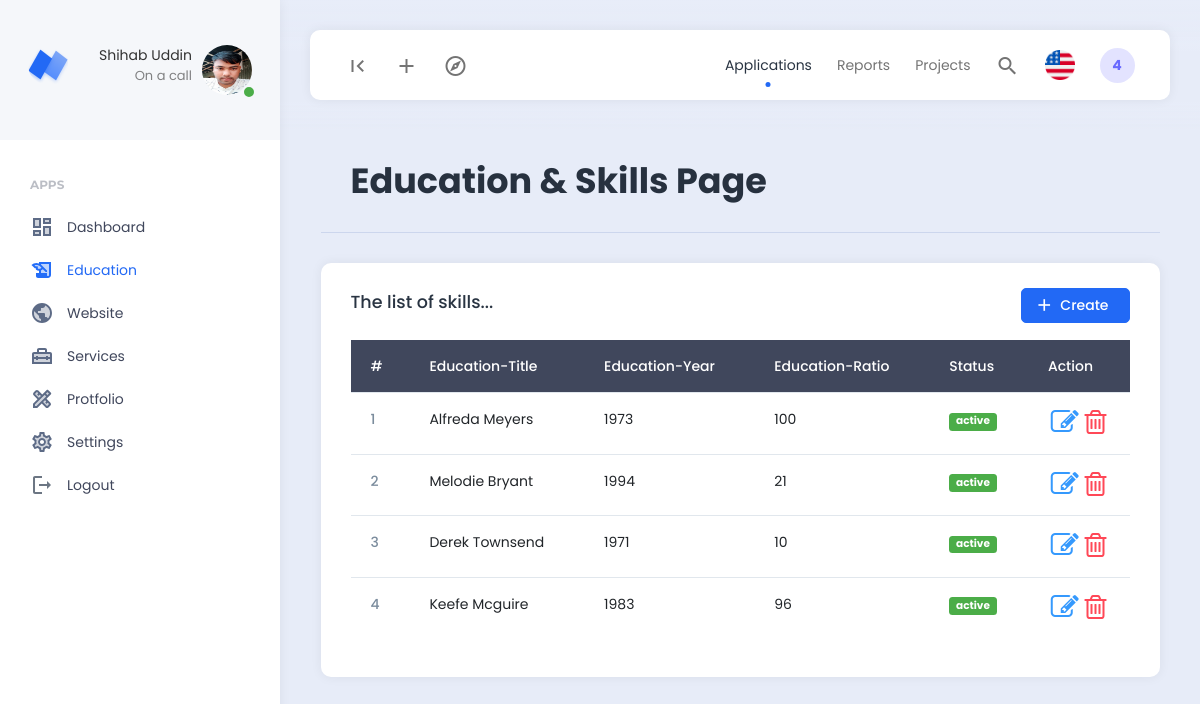
The app's page /backend/skill/skills.php (signed in) with its own data.
### tables this page shows
CREATE TABLE `users` (
  `id` int NOT NULL,
  `name` varchar(200) NOT NULL,
  `email` varchar(200) NOT NULL,
  `image` varchar(200) NOT NULL DEFAULT 'default.jpg',
  `password` varchar(200) NOT NULL
);

CREATE TABLE `skills` (
  `id` int NOT NULL,
  `title` varchar(200) NOT NULL,
  `year` varchar(200) NOT NULL,
  `ratio` varchar(200) NOT NULL,
  `status` varchar(200) NOT NULL DEFAULT 'deactive'
);

### backend/skill/skills.php (the view, shortened to what this page needs)
<?php
include "../master/header.php";
$skill_query= "SELECT * FROM skills";
$skills= mysqli_query($db_connect,$skill_query);
$skill= mysqli_fetch_assoc($skills);
?>
<div class="row">
    <div class="col">
        <div class="page-description">
            <h1>Education & Skills Page</h1>
        </div>
    </div>
</div>
<div class="row">
    <div class="col">
        <div class="card">
            <div class="card-header d-flex justify-content-between align-items-center">
                <h5>The list of skills...</h5>
                <a href="create.php" name="nameaddbtn" class="btn btn-primary"><i class="material-icons">add</i>Create</a>
            </div>
            <div class="card-body">
            <div class="example-content">
                        <table class="table">
                            <thead class="table-dark">
                                <tr>
                                    <th scope="col">#</th>
                                    <th scope="col">Education-Title</th>
                                    <th scope="col">Education-Year</th>
                                    <th scope="col">Education-Ratio</th>
                                    <th scope="col">Status</th>
                                    <th scope="col">Action</th>
                                </tr>
                            </thead>
                            <tbody>
                            <?php if(empty($skill)): ?>
                                    <tr>
                                        <td colspan="6" class="text-danger text-center">No Data Found</td>
                                    </tr>
                                <?php else : ?>
                                <?php
                                $num=1;
                                 foreach($skills as $skill): ?>
                                <tr>
                                    <th scope="row">
                                        <?= $num++?>
                                    </th>
                                    <td>
                                    <?= $skill['title'] ?>
                                    </td>
                                    <td>
                                    <?= $skill['year'] ?>
                                    </td>
                                    <td>
                                    <?= $skill['ratio'] ?>
                                    </td>
                                    <td>
                                        <a href="store.php?statusid=<?= $skill['id'] ?>" class="<?=($skill['status']== 'active') ? 'badge bg-success' : 'badge bg-danger' ?>" >
                                        <?= $skill['status']?>
                                        </a>
                                    </td>
                                    <td>
                                    <div class="d-flex justify-content-around">
                                    <a href="edit.php?editid=<?= $skill['id']?>" class="text-edit" >
                                        <i class="fa-2x fa fa-edit"></i>
                                    </a>
                                    <a href="store.php?id=<?= $skill['id']?>" class="text-danger" >
                                        <i class="fa-2x fa fa-trash-o"></i>
                                    </a>
                                    </div>
                                    </td>
                                </tr>
                               <?php endforeach; endif; ?>
                            </tbody>
                        </table>
                    </div>
            </div>
        </div>
    </div>
</div>
<?php
include "../master/footer.php";
?>

### backend/master/header.php (shortened to what this page needs)
<?php
include "../../config/database.php";
$explode= explode("/", $_SERVER["PHP_SELF"]);
$link= end($explode);
$id= $_SESSION['author_id'];
$user_query= "SELECT * FROM users WHERE id='$id'";
$user_connect= mysqli_query($db_connect,$user_query);
$user= mysqli_fetch_assoc($user_connect);
?>
<!DOCTYPE html>
<html lang="en">
<head>
    <link href="../../public/dashboard/assets/plugins/bootstrap/css/bootstrap.min.css" rel="stylesheet">
    <link href="../../public/dashboard/assets/plugins/perfectscroll/perfect-scrollbar.css" rel="stylesheet">
    <link href="../../public/dashboard/assets/plugins/pace/pace.css" rel="stylesheet">
    <link rel="stylesheet" href="https://cdnjs.cloudflare.com/ajax/libs/font-awesome/4.7.0/css/font-awesome.css" />
    <link href="../../public/dashboard/assets/css/main.min.css" rel="stylesheet">
    <link href="../../public/dashboard/assets/css/custom.css" rel="stylesheet">
</head>
<body>
    <div class="app align-content-stretch d-flex flex-wrap">
        <div class="app-sidebar">
            <div class="logo">
                <a href="index.html" class="logo-icon"><span class="logo-text">Neptune</span></a>
                <div class="sidebar-user-switcher user-activity-online">
                    <a href="#">
                            <?php if($user['image'] == 'default.jpg') : ?>
                           <img style=" height: 50px; width: 50px; border-radius: 50%;" src="../../public/uploads/default/<?= $user['image']?>">
                            <?php else : ?>
                           <img style=" height: 50px; width: 50px; border-radius: 50%;" src="../../public/uploads/profile/<?= $user['image']?>">
                           <?php endif ; ?>
                        <span class="activity-indicator"></span>
                        <span class="user-info-text"> <?= $_SESSION['author_name'] ?> <br><span class="user-state-info">On a call</span></span>
                    </a>
                </div>
            </div>
            <div class="app-menu">
                <ul class="accordion-menu">
                    <li class="sidebar-title">
                        Apps
                    </li>
                    <li class="<?= $link=='home.php' ? 'active-page' : '' ?>">
                        <a href="../home/home.php" class="active"><i class="material-icons-two-tone">dashboard</i>Dashboard</a>
                    </li>
                    <li class="<?= $link=='skills.php' ? 'active-page' : '' ?>">
                        <a href="../skill/skills.php" class="active"><i class="material-icons-two-tone">history_edu</i>Education</a>
                    </li>
                    <li class="<?= $link=='index.php' ? 'active-page' : '' ?>">
                        <a href="../../index.php" class="active"><i class="material-icons-two-tone">public</i>Website</a>
                    </li>
                    <li class="<?= $link=='services.php' ? 'active-page' : '' ?>">
                        <a href="../service/services.php"><i class="material-icons-two-tone">home_repair_service</i>Services</a>
                    </li>
                    <li class="<?= $link=='protfolios.php' ? 'active-page' : '' ?>">
                        <a href="../protfolio/protfolios.php" class="active"><i class="material-icons-two-tone">design_services</i>Protfolio</a>
                    </li>
                    <li class="<?= $link=='profile.php' ? 'active-page' : '' ?>">
                        <a href="../profile/profile.php"><i class="material-icons-two-tone">settings</i>Settings</a>
                    </li>
                    <li class="<?= $link=='logout.php' ? 'active-page' : '' ?>">
                        <a href="../logout/logout.php" class="active"><i class="material-icons-two-tone">logout</i>Logout</a>
                    </li>
                </ul>
            </div>
        </div>
        <div class="app-container">
            <div class="app-header">
                <nav class="navbar navbar-light navbar-expand-lg">
                    <div class="container-fluid">
                        <div class="navbar-nav" id="navbarNav">
                            <ul class="navbar-nav">
                                <li class="nav-item">
                                    <a class="nav-link hide-sidebar-toggle-button" href="#"><i class="material-icons">first_page</i></a>
                                </li>
                                <li class="nav-item dropdown hidden-on-mobile">
                                    <a class="nav-link dropdown-toggle" href="#" id="addDropdownLink" role="button" data-bs-toggle="dropdown" aria-expanded="false">
                                        <i class="material-icons">add</i>
                                    </a>
                                </li>
                                <li class="nav-item dropdown hidden-on-mobile">
                                    <a class="nav-link dropdown-toggle" href="#" id="exploreDropdownLink" role="button" data-bs-toggle="dropdown" aria-expanded="false">
                                        <i class="material-icons-outlined">explore</i>
                                    </a>
                                </li>
                            </ul>
                        </div>
                        <div class="d-flex">
                            <ul class="navbar-nav">
                                <li class="nav-item hidden-on-mobile">
                                    <a class="nav-link active" href="#">Applications</a>
                                </li>
                                <li class="nav-item hidden-on-mobile">
                                    <a class="nav-link" href="#">Reports</a>
                                </li>
                                <li class="nav-item hidden-on-mobile">
                                    <a class="nav-link" href="#">Projects</a>
                                </li>
                                <li class="nav-item">
                                    <a class="nav-link toggle-search" href="#"><i class="material-icons">search</i></a>
                                </li>
                                <li class="nav-item hidden-on-mobile">
                                    <a class="nav-link language-dropdown-toggle" href="#" id="languageDropDown" data-bs-toggle="dropdown"><img src="../../public/dashboard/assets/images/flags/us.png" alt=""></a>
                                </li>
                                <li class="nav-item hidden-on-mobile">
                                    <a class="nav-link nav-notifications-toggle" id="notificationsDropDown" href="#" data-bs-toggle="dropdown">4</a>
                                </li>
                            </ul>
                        </div>
                    </div>
                </nav>
            </div>
            <div class="app-content">
                <div class="content-wrapper">
                    <div class="container">

### records on screen
users: image (placeholder picture)
skills: title "Alfreda Meyers", year "1973", ratio "100", status "active"
skills: title "Melodie Bryant", year "1994", ratio "21", status "active"
skills: title "Derek Townsend", year "1971", ratio "10", status "active"
skills: title "Keefe Mcguire", year "1983", ratio "96", status "active"

### other values on screen
$_SESSION['author_name'] "Shihab Uddin"
